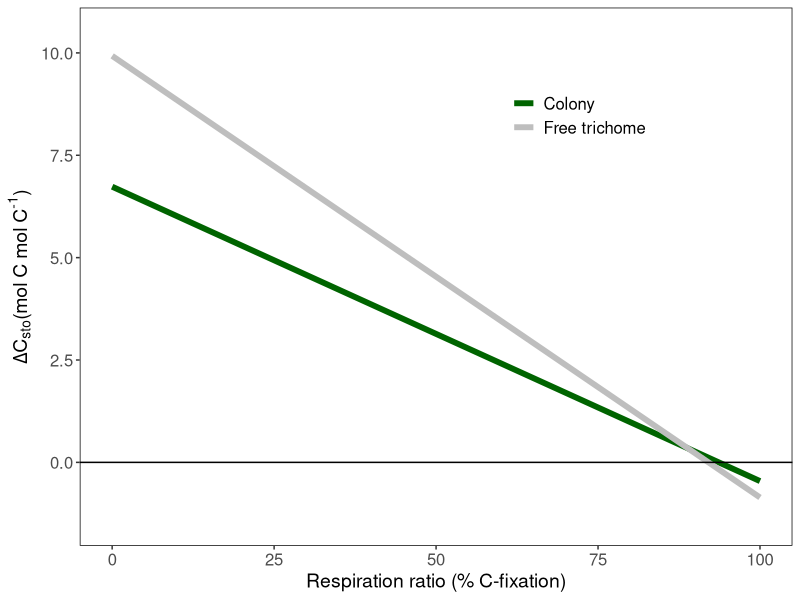

Here is the R script that generated this plot:


require(tidyverse)
require(cowplot)

#####CHANGING RESPIRATION#######

respiration.ratio <- seq(0,1, by = 0.001)
net.change.trichome <- vector()
net.change.colony <- vector()

for(r in 1:length(respiration.ratio)){
  ######SINGLE TRICHOME
  
  carbon.fixation.rate <- 0.015
  nitrogen.fixation.rate  <- 0.0075
  respiration.rate <- respiration.ratio[r]*carbon.fixation.rate
  carbon.nitrogen.conversion <- 1
  n_to_c <- 0.159
  t <- 2:720
  start.carbon <- 100
  carbon.storage <- vector()
  carbon.storage[1] <- start.carbon
  
  i = 1
  
  carbon.storage[i] <- (carbon.fixation.rate  - respiration.rate - 
                          (nitrogen.fixation.rate*carbon.nitrogen.conversion*n_to_c)) + start.carbon
  
  
  for(i in t){
    
    carbon.storage[i] <- (carbon.fixation.rate  - respiration.rate - 
                            (nitrogen.fixation.rate*carbon.nitrogen.conversion*n_to_c)) +carbon.storage[i-1]
    
  }
  
  net.change.trichome[r] <- carbon.storage[720] - carbon.storage[1]
  
  
  ######COLONY
  
  carbon.fixation.rate <- 0.010
  nitrogen.fixation.rate  <- 0.004
  respiration.rate <- respiration.ratio[r]*carbon.fixation.rate
  carbon.nitrogen.conversion <- 1
  n_to_c <- 0.159
  t <- 2:720
  start.carbon <- 100
  carbon.storage <- vector()
  carbon.storage[1] <- start.carbon
  
  i = 1
  
  carbon.storage[i] <- (carbon.fixation.rate  - respiration.rate - 
                          (nitrogen.fixation.rate*carbon.nitrogen.conversion*n_to_c)) + start.carbon
  
  
  for(i in t){
    
    carbon.storage[i] <- (carbon.fixation.rate  - respiration.rate - 
                            (nitrogen.fixation.rate*carbon.nitrogen.conversion*n_to_c)) +carbon.storage[i-1]
    
  }
  
  net.change.colony[r] <-  carbon.storage[720] - carbon.storage[1]
  
}


colony <- data.frame(respiration.ratio*100, net.change.colony,"Colony")
trichome <- data.frame(respiration.ratio*100, net.change.trichome,"Free trichome")
colnames(colony) <- c("Ratio","Change","Group")
colnames(trichome) <- c("Ratio","Change","Group")

plotdf <- rbind(colony,trichome)

ggplot(plotdf, aes(x = Ratio, y = Change, color = Group)) +
  geom_line(size = 2, linetype = "solid") +
  geom_hline(yintercept = 0) + 
  theme(panel.background = element_blank(),legend.background = element_blank(), legend.position = c(0.7,0.8), plot.title = element_text(size=16),
        legend.text = element_text(size=12), axis.text = element_text(size=12), axis.title = element_text(size=14),
        panel.border = element_rect(fill = NA, linetype = "solid"), legend.title = element_blank()) + 
  labs(y = expression(paste(Delta,"C"["sto"], "(mol C" ," mol C"^"-1",")")), x = "Respiration ratio (% C-fixation)")+
  scale_y_continuous(expand = c(0.1, 0.1)) + scale_colour_discrete(labels=c("Colony", "Free trichome"),type = c("darkgreen","grey"))

